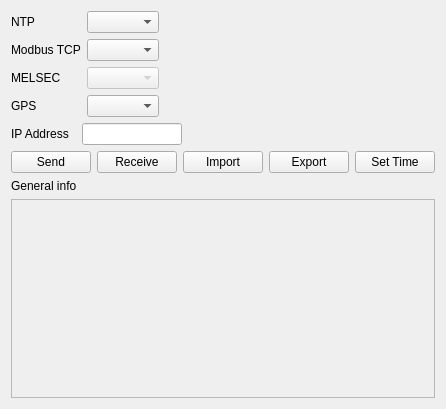
<?xml version="1.0" encoding="UTF-8"?>
<ui version="4.0">
 <class>SettingsForm</class>
 <widget class="QWidget" name="SettingsForm">
  <property name="geometry">
   <rect>
    <x>0</x>
    <y>0</y>
    <width>446</width>
    <height>409</height>
   </rect>
  </property>
  <property name="windowTitle">
   <string>NTP Server settings</string>
  </property>
  <layout class="QGridLayout" name="gridLayout_2">
   <item row="0" column="0">
    <layout class="QVBoxLayout" name="verticalLayout_2">
     <item>
      <layout class="QGridLayout" name="gridLayout">
       <item row="1" column="1">
        <widget class="QComboBox" name="mbtcpComboBox"/>
       </item>
       <item row="0" column="0">
        <widget class="QLabel" name="label">
         <property name="text">
          <string>NTP</string>
         </property>
        </widget>
       </item>
       <item row="1" column="0">
        <widget class="QLabel" name="label_2">
         <property name="text">
          <string>Modbus TCP</string>
         </property>
        </widget>
       </item>
       <item row="2" column="0">
        <widget class="QLabel" name="label_3">
         <property name="text">
          <string>MELSEC</string>
         </property>
        </widget>
       </item>
       <item row="2" column="1">
        <widget class="QComboBox" name="melsecComboBox">
         <property name="enabled">
          <bool>false</bool>
         </property>
        </widget>
       </item>
       <item row="2" column="2">
        <spacer name="horizontalSpacer_2">
         <property name="orientation">
          <enum>Qt::Horizontal</enum>
         </property>
         <property name="sizeHint" stdset="0">
          <size>
           <width>40</width>
           <height>20</height>
          </size>
         </property>
        </spacer>
       </item>
       <item row="0" column="1">
        <widget class="QComboBox" name="ntpComboBox"/>
       </item>
       <item row="3" column="0">
        <widget class="QLabel" name="label_6">
         <property name="text">
          <string>GPS</string>
         </property>
        </widget>
       </item>
       <item row="3" column="1">
        <widget class="QComboBox" name="gpsComboBox"/>
       </item>
      </layout>
     </item>
     <item>
      <layout class="QHBoxLayout" name="horizontalLayout">
       <item>
        <widget class="QLabel" name="label_4">
         <property name="text">
          <string>IP Address  </string>
         </property>
        </widget>
       </item>
       <item>
        <widget class="QLineEdit" name="ipAddressLineEdit">
         <property name="sizePolicy">
          <sizepolicy hsizetype="Fixed" vsizetype="Fixed">
           <horstretch>0</horstretch>
           <verstretch>0</verstretch>
          </sizepolicy>
         </property>
         <property name="maximumSize">
          <size>
           <width>100</width>
           <height>16777213</height>
          </size>
         </property>
         <property name="inputMask">
          <string/>
         </property>
        </widget>
       </item>
       <item>
        <spacer name="horizontalSpacer">
         <property name="orientation">
          <enum>Qt::Horizontal</enum>
         </property>
         <property name="sizeHint" stdset="0">
          <size>
           <width>40</width>
           <height>20</height>
          </size>
         </property>
        </spacer>
       </item>
      </layout>
     </item>
     <item>
      <layout class="QHBoxLayout" name="horizontalLayout_2">
       <item>
        <widget class="QPushButton" name="sendPushButton">
         <property name="text">
          <string>Send</string>
         </property>
        </widget>
       </item>
       <item>
        <widget class="QPushButton" name="receivePushButton">
         <property name="text">
          <string>Receive</string>
         </property>
        </widget>
       </item>
       <item>
        <widget class="QPushButton" name="importPushButton">
         <property name="text">
          <string>Import</string>
         </property>
        </widget>
       </item>
       <item>
        <widget class="QPushButton" name="exportPushButton">
         <property name="text">
          <string>Export</string>
         </property>
        </widget>
       </item>
       <item>
        <widget class="QPushButton" name="setTimePushButton">
         <property name="text">
          <string>Set Time</string>
         </property>
        </widget>
       </item>
      </layout>
     </item>
     <item>
      <layout class="QVBoxLayout" name="verticalLayout">
       <item>
        <widget class="QLabel" name="label_5">
         <property name="text">
          <string>General info</string>
         </property>
        </widget>
       </item>
       <item>
        <widget class="QTextEdit" name="generalInfoTextEdit">
         <property name="enabled">
          <bool>false</bool>
         </property>
         <property name="acceptDrops">
          <bool>false</bool>
         </property>
         <property name="undoRedoEnabled">
          <bool>false</bool>
         </property>
         <property name="acceptRichText">
          <bool>false</bool>
         </property>
        </widget>
       </item>
      </layout>
     </item>
    </layout>
   </item>
  </layout>
 </widget>
 <resources/>
 <connections/>
</ui>
